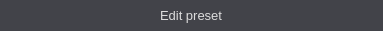
          <widget class="QFrame" name="frame_hint">
           <property name="minimumSize">
            <size>
             <width>0</width>
             <height>31</height>
            </size>
           </property>
           <property name="maximumSize">
            <size>
             <width>3840</width>
             <height>31</height>
            </size>
           </property>
           <property name="mouseTracking">
            <bool>false</bool>
           </property>
           <property name="acceptDrops">
            <bool>false</bool>
           </property>
           <property name="styleSheet">
            <string notr="true">background-color: rgba(27, 29, 35, 150)</string>
           </property>
           <property name="frameShape">
            <enum>QFrame::NoFrame</enum>
           </property>
           <property name="frameShadow">
            <enum>QFrame::Raised</enum>
           </property>
           <layout class="QGridLayout" name="gridLayout_13">
            <property name="sizeConstraint">
             <enum>QLayout::SetDefaultConstraint</enum>
            </property>
            <property name="leftMargin">
             <number>0</number>
            </property>
            <property name="topMargin">
             <number>0</number>
            </property>
            <property name="rightMargin">
             <number>0</number>
            </property>
            <property name="bottomMargin">
             <number>0</number>
            </property>
            <property name="spacing">
             <number>0</number>
            </property>
            <item row="0" column="7">
             <widget class="QPushButton" name="closeWindow_2">
              <property name="enabled">
               <bool>true</bool>
              </property>
              <property name="sizePolicy">
               <sizepolicy hsizetype="Minimum" vsizetype="Expanding">
                <horstretch>0</horstretch>
                <verstretch>0</verstretch>
               </sizepolicy>
              </property>
              <property name="minimumSize">
               <size>
                <width>40</width>
                <height>31</height>
               </size>
              </property>
              <property name="maximumSize">
               <size>
                <width>40</width>
                <height>31</height>
               </size>
              </property>
              <property name="toolTip">
               <string>Close</string>
              </property>
              <property name="styleSheet">
               <string notr="true">QPushButton {	
	border: none;
	background-color: transparent;
}
QPushButton:hover {
	background-color: rgb(52, 59, 72);
}
QPushButton:pressed {	
	background-color: rgb(85, 170, 255);
}</string>
              </property>
              <property name="text">
               <string/>
              </property>
              <property name="icon">
               <iconset resource="files.qrc">
                <normaloff>:/16x16/icons/16x16/cil-x.png</normaloff>:/16x16/icons/16x16/cil-x.png</iconset>
              </property>
              <property name="iconSize">
               <size>
                <width>16</width>
                <height>16</height>
               </size>
              </property>
             </widget>
            </item>
            <item row="0" column="5">
             <widget class="QPushButton" name="hideWindow_2">
              <property name="minimumSize">
               <size>
                <width>40</width>
                <height>31</height>
               </size>
              </property>
              <property name="maximumSize">
               <size>
                <width>40</width>
                <height>31</height>
               </size>
              </property>
              <property name="toolTip">
               <string>Hide</string>
              </property>
              <property name="styleSheet">
               <string notr="true">QPushButton {	
	border: none;
	background-color: transparent;
}
QPushButton:hover {
	background-color: rgb(52, 59, 72);
}
QPushButton:pressed {	
	background-color: rgb(85, 170, 255);
}</string>
              </property>
              <property name="text">
               <string/>
              </property>
              <property name="icon">
               <iconset resource="files.qrc">
                <normaloff>:/16x16/icons/16x16/cil-window-minimize.png</normaloff>:/16x16/icons/16x16/cil-window-minimize.png</iconset>
              </property>
              <property name="iconSize">
               <size>
                <width>16</width>
                <height>16</height>
               </size>
              </property>
             </widget>
            </item>
            <item row="0" column="1">
             <spacer name="horizontalSpacer_5">
              <property name="orientation">
               <enum>Qt::Horizontal</enum>
              </property>
              <property name="sizeHint" stdset="0">
               <size>
                <width>40</width>
                <height>20</height>
               </size>
              </property>
             </spacer>
            </item>
            <item row="0" column="3">
             <spacer name="horizontalSpacer_16">
              <property name="orientation">
               <enum>Qt::Horizontal</enum>
              </property>
              <property name="sizeHint" stdset="0">
               <size>
                <width>40</width>
                <height>20</height>
               </size>
              </property>
             </spacer>
            </item>
            <item row="1" column="7">
             <spacer name="verticalSpacer_17">
              <property name="orientation">
               <enum>Qt::Vertical</enum>
              </property>
              <property name="sizeHint" stdset="0">
               <size>
                <width>20</width>
                <height>10</height>
               </size>
              </property>
             </spacer>
            </item>
            <item row="0" column="6">
             <widget class="QPushButton" name="expandWindow_2">
              <property name="minimumSize">
               <size>
                <width>40</width>
                <height>31</height>
               </size>
              </property>
              <property name="maximumSize">
               <size>
                <width>40</width>
                <height>31</height>
               </size>
              </property>
              <property name="toolTip">
               <string>Expand</string>
              </property>
              <property name="styleSheet">
               <string notr="true">QPushButton {	
	border: none;
	background-color: transparent;
}
QPushButton:hover {
	background-color: rgb(52, 59, 72);
}
QPushButton:pressed {	
	background-color: rgb(85, 170, 255);
}</string>
              </property>
              <property name="text">
               <string/>
              </property>
              <property name="icon">
               <iconset resource="files.qrc">
                <normaloff>:/16x16/icons/16x16/cil-media-stop.png</normaloff>:/16x16/icons/16x16/cil-media-stop.png</iconset>
              </property>
              <property name="iconSize">
               <size>
                <width>16</width>
                <height>16</height>
               </size>
              </property>
             </widget>
            </item>
            <item row="0" column="2">
             <widget class="QLabel" name="label_5">
              <property name="font">
               <font>
                <pointsize>10</pointsize>
               </font>
              </property>
              <property name="styleSheet">
               <string notr="true">QLabel {	
	background-color: transparent;
	color: rgb(220, 220, 220);
}</string>
              </property>
              <property name="text">
               <string>Edit preset</string>
              </property>
             </widget>
            </item>
            <item row="0" column="0">
             <spacer name="horizontalSpacer_7">
              <property name="orientation">
               <enum>Qt::Horizontal</enum>
              </property>
              <property name="sizeType">
               <enum>QSizePolicy::Fixed</enum>
              </property>
              <property name="sizeHint" stdset="0">
               <size>
                <width>120</width>
                <height>20</height>
               </size>
              </property>
             </spacer>
            </item>
           </layout>
          </widget>
